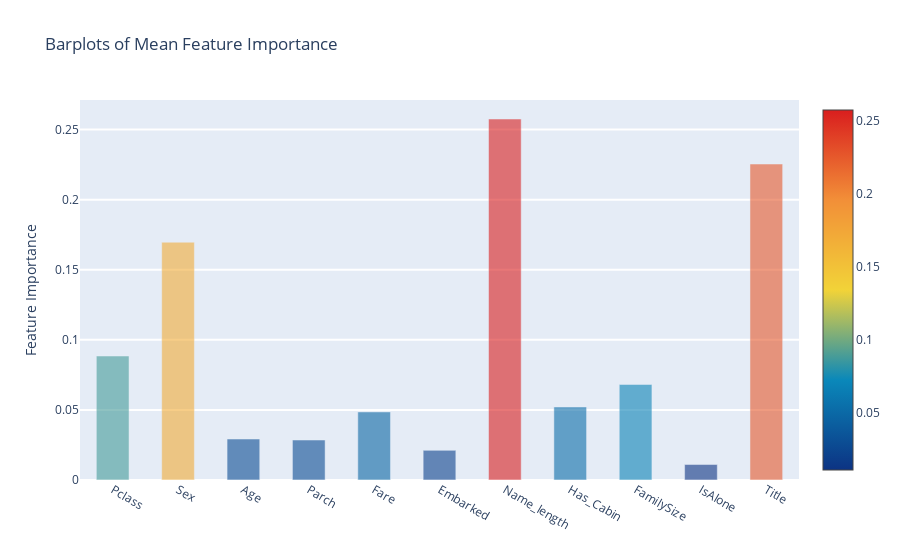

Here is the notebook cell this chart was saved with:
### Markdown cell above
### Feature Importances mean via Bar plot

### Code cell
y = feature_dataframe['mean'].values
x = feature_dataframe['features'].values
data = [
    go.Bar(x=x,
           y=y,
           width=0.5,
           marker=dict(color=feature_dataframe['mean'].values,
                       colorscale='Portland',
                       showscale=True,
                       reversescale=False),
           opacity=0.6)
]

layout = go.Layout(autosize=True,
                   title='Barplots of Mean Feature Importance',
                   hovermode='closest',
                   yaxis=dict(title='Feature Importance',
                              ticklen=5,
                              gridwidth=2),
                   showlegend=False)
fig = go.Figure(data=data, layout=layout)
py.iplot(fig, filename='bar-direct-labels')

### Figure 1 — Plotly figure (JSON) as saved in the notebook; plotly's stock layout.template omitted (floating-point values rounded to 4 significant figures)
{"data": [{"marker": {"color": [0.08845, 0.1697, 0.02924, 0.02852, 0.04857, 0.02115, 0.2576, 0.05214, 0.06818, 0.01104, 0.2255], "colorscale": [[0, "rgb(12,51,131)"], [0.25, "rgb(10,136,186)"], [0.5, "rgb(242,211,56)"], [0.75, "rgb(242,143,56)"], [1, "rgb(217,30,30)"]], "reversescale": false, "showscale": true}, "opacity": 0.6, "type": "bar", "width": 0.5, "x": ["Pclass", "Sex", "Age", "Parch", "Fare", "Embarked", "Name_length", "Has_Cabin", "FamilySize", "IsAlone", "Title"], "y": [0.08845, 0.1697, 0.02924, 0.02852, 0.04857, 0.02115, 0.2576, 0.05214, 0.06818, 0.01104, 0.2255]}], "layout": {"autosize": true, "hovermode": "closest", "showlegend": false, "title": {"text": "Barplots of Mean Feature Importance"}, "yaxis": {"gridwidth": 2, "ticklen": 5, "title": {"text": "Feature Importance"}}}}
